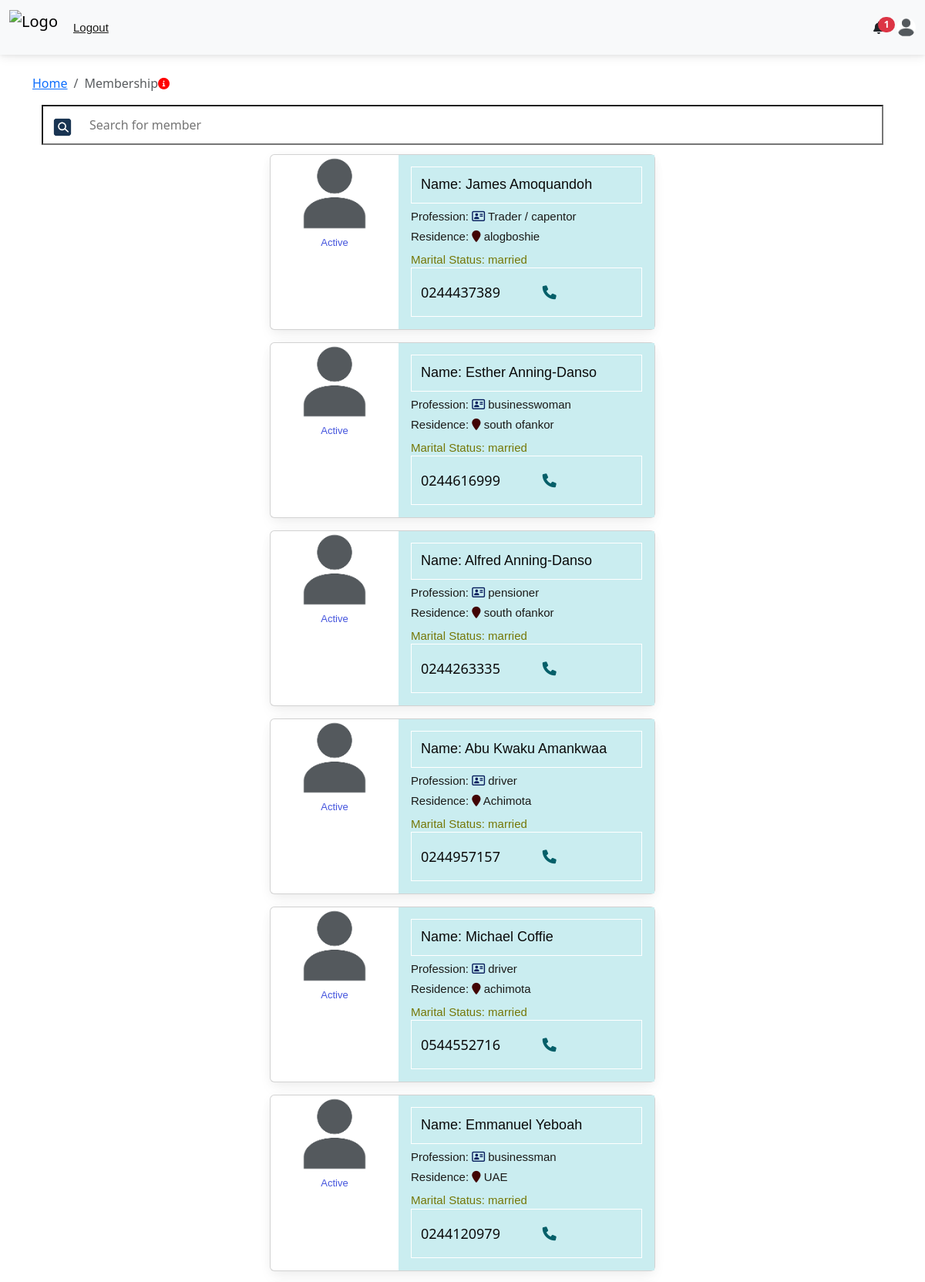
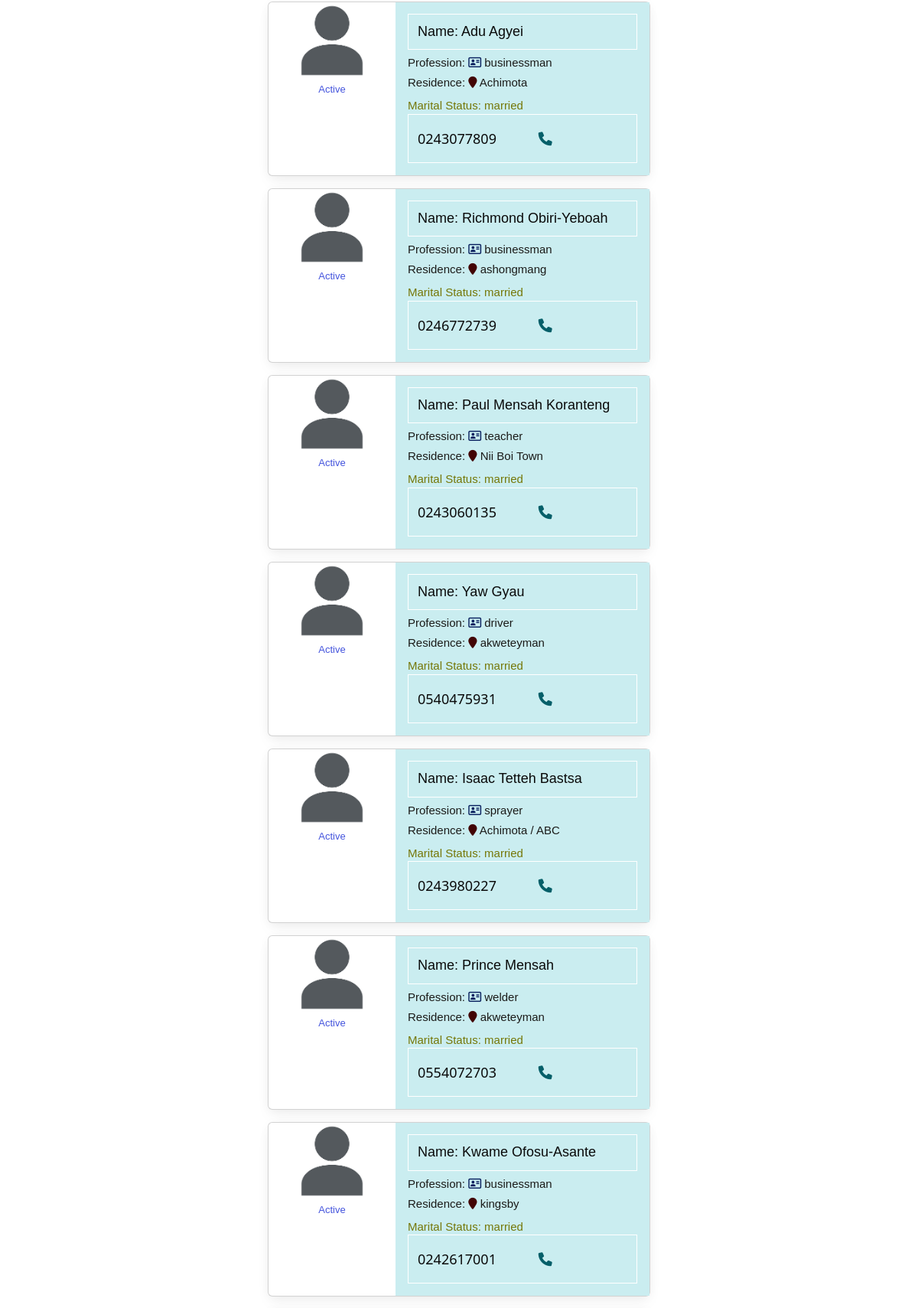
The app's page /membership (upper part) with its own data (2 pictures, top to bottom).
### app/models.py (models this page shows, shortened)
class Member(models.Model):
     name = models.CharField(max_length=250, unique=False)
     contact = models.CharField(max_length=13)
     profession = models.CharField(max_length=250, unique=False)
     residence = models.CharField(max_length=250, unique=False)
     mstatus = models.CharField(choices=mar_status, default='married', max_length=10)
     cstatus = models.CharField(choices=cur_status, default='Active', max_length=10)
     gndr = models.CharField(choices=gender, default='M', max_length=5)
     def get_name(self):
        for k in Member.objects.filter(id=self.id):
            return k.name
     def get_contact(self):
        for k in Member.objects.filter(id=self.id):
            return k.contact
     def get_profession(self):
        for k in Member.objects.filter(id=self.id):
            return k.profession
     def get_residence(self):
        for k in Member.objects.filter(id=self.id):
            return k.residence
     def get_mstatus(self):
        for k in Member.objects.filter(id=self.id):
            return k.mstatus
     def get_cstatus(self):
        for k in Member.objects.filter(id=self.id):
            return k.cstatus

### app/views.py (the view)
# urls.py: path("membership", views.memberpage, name="membership"),
def memberpage(request):
    lst = Member.objects.all()
    T = len(lst)
    A = len([i for i in Member.objects.filter(cstatus="Active")])
    NA = len([i for i in Member.objects.filter(cstatus="NonActive")])
    M = len([i for i in Member.objects.filter(gndr="M")])
    F = len([i for i in Member.objects.filter(gndr="F")])
    Mr = len([i for i in Member.objects.filter(mstatus="married")])
    S = len([i for i in Member.objects.filter(mstatus="single")])
    c  = info()
    context = {'lst':lst, 'T':T, 'A':A, 'NA':NA, 'M':M, 'F':F, 'Mr':Mr, 'S':S}
    context.update(c)
    return render (request, 'memberpage.html', context)

### app/models.py (called while the page is built)
     def __str__(self):
        return self.subject

     def get_subject(self):
        for k in Notice.objects.filter(id=self.id):
            return k.subject

     def get_content(self):
        for k in Notice.objects.filter(id=self.id):
            return k.content

     def get_date(self):
        for k in Notice.objects.filter(id=self.id):
            return k.date

### app/views.py (called while the page is built)
def info():
    info = Notice.objects.all().order_by('-date')[:10]
    context = {'info':info}
    return context

### templates/memberpage.html (shortened to what this page needs)
<!DOCTYPE html>
{% extends 'base.html' %}
{% load static %}
{% load humanize %}
    {% block content %}
    {% include 'navbar.html'%}
    <nav aria-label="breadcrumb">
      <ol class="breadcrumb">
        <li class="breadcrumb-item"><a href="{% url 'homepage' %}">Home</a></li>
        <li class="breadcrumb-item active  data-bs-toggle="modal" data-bs-target="#solutionModal"" aria-current="page">Membership  </li>
        <li class="card-text"  data-bs-toggle="modal" data-bs-target="#solutionModal"><i class='fas fa-info-circle' style='font-size:15px;color:red'></i></li>
      </ol>
    </nav>
    <div class="container-fluid">
        <input type="text" id="srchInput" onkeyup="SRCHfunction()" placeholder="Search for member" title="Type in a name">
    </div>
    <div class="container-fluid">
      <ul id="srchItem">
        {% for i in lst %}
            <li>
            <center>
              <div class="card mb-3" style="max-width: 500px;">
                  <div class="row g-0">
                    <div class="col-md-4">
                      <img src="{% static 'img/icon.png' %}" class="img-fluid rounded-start" alt="..." width="100" height="150">
                      <p class="" style="text-align: center;">
                        <small class="textStatus1">{{i.get_cstatus}}</small>
                     </p>
                    </div>
                    <div class="col-md-8">
                      <div class="card-body"  style="background-color: rgb(202, 237, 240);">
                        <h4 class="textCard" style="text-align: left;"> <a href="">Name: {{i.get_name}}</a></h4>
                        <h6 class="textCard" style="text-align: left;" > Profession:
                          <span class="far fa-address-card" style="font-size:15px;color:rgb(5, 28, 92)" style="font-size:48px;color:red"></span>
                          {{i.get_profession}}</h6>
                        <h6 class="textCard" style="text-align: left;" > Residence:
                          <span class="fa fa-map-marker" style="font-size:15px;color:rgb(66, 4, 4)"></span>
                          {{i.get_residence}}</h6>
                        <p class="card-text" style="text-align: left;">
                           <small class="textCard1">Marital Status: {{i.get_mstatus}}</small>
                           <a href="tel: {{i.contact}}">{{i.get_contact}}  <span class="fa fa-phone"></span></a>
                        </p>
                      </div>
                    </div>
                  </div>
              </div>
          </center>
          </li>
        {% endfor %}
      </ul>
    </div>
    {% include 'footbar.html'%}
    {% endblock %}

### templates/base.html (shortened to what this page needs)
<!DOCTYPE html>
{% load humanize %}
{% load static %}
{% load crispy_forms_tags %}
{% load widget_tweaks %}
<html lang="en">
<head>
    <link rel="stylesheet" href="../static/css/mdb.min.css"/>
    <link rel="stylesheet" href="../static/css/my.css"/>
    <link rel="stylesheet" href="https://cdnjs.cloudflare.com/ajax/libs/font-awesome/6.0.0/css/all.min.css"/>
    <link href="https://cdn.jsdelivr.net/npm/bootstrap@5.3.3/dist/css/bootstrap.min.css" rel="stylesheet">
</head>
<body>
<div >
    <div class="container">
        <br>
        {% block content %}
        {% endblock %}
</body>
</html>

### templates/navbar.html (shortened to what this page needs)
<!DOCTYPE html>
{% load humanize %}
<body>
<nav class="navbar fixed-top navbar-expand-lg navbar-light bg-body-tertiary">
    <div class="container-fluid">
      <div class="collapse navbar-collapse" id="navbarSupportedContent">
        <a class="navbar-brand mt-2 mt-lg-0" href="#">
          <img
            src="../static/img/logo1.png"
            height="45"
            alt="Logo"
            loading="lazy"
          />
        </a>
        <ul class="navbar-nav me-auto mb-2 mb-lg-0">
          <li class="nav-item">
            <a class="textCard" href="{% url 'coverpage' %}">Logout</a>
          </li>
        </ul>
      </div>
      <div class="d-flex align-items-center">
        <h5 class='textCard'> {{usr}} &nbsp &nbsp &nbsp </h5>
        <div class="dropdown">
          <a
            data-mdb-dropdown-init
            class="text-reset me-3 dropdown-toggle hidden-arrow"
            href="#"
            id="navbarDropdownMenuLink"
            role="button"
            aria-expanded="false"
          >
            <span
            class="badge rounded-pill badge-notification bg-danger"
            data-bs-toggle="modal" data-bs-target="#AnnoucementModal"
            >1</span>
          </a>
        </div>
        <div class="dropdown">
          <a
            data-mdb-dropdown-init
            class="dropdown-toggle d-flex align-items-center hidden-arrow"
            href="#"
            id="navbarDropdownMenuAvatar"
            role="button"
            aria-expanded="false"
          >
            <img
              src="../static/img/icon.png"
              class="rounded-circle"
              height="25"
              alt="Black and White Portrait of a Man"
              loading="lazy"
            />
          </a>
        </div>
      </div>
    </div>
  </nav>
</body>
</html>

### templates/footbar.html (shortened to what this page needs)
<!DOCTYPE html>
<body>
</body>
</html>

### static/css/my.css (style rules this page uses)
body { background-position: center center; }
h1,h2,h3,h4,h5,h6 { color:hsl(0, 0%, 30%); }
.fa-phone { padding: 10px 15px 10px 50px; color: #055f69; }
#srchInput { background-image: url('../img/srch.png'); background-position: 10px 12px; background-repeat: no-repeat; background-size: 30px 30px; width: 100%; font-size: 16px; padding: 12px 50px 12px 60px; border: 0px 0px 0px 0px; margin-bottom: 12px; }
#srchItem { list-style-type: none; padding: 0; margin: 0; }
#srchItem li a { border: 1px solid white; margin-top: -1px; background-color:none; padding: 12px; text-decoration: none; font-size: 18px; color: rgb(10, 10, 10); display: block }
.textCard { font-family: 'Trebuchet MS', 'Lucida Sans Unicode', 'Lucida Grande', 'Lucida Sans', Arial, sans-serif; font-size: 15px; color: #1b1b19; }
.textCard1 { font-family: 'Trebuchet MS', 'Lucida Sans Unicode', 'Lucida Grande', 'Lucida Sans', Arial, sans-serif; font-size: 15px; color: #757707; }
.textStatus1 { font-family: 'Trebuchet MS', 'Lucida Sans Unicode', 'Lucida Grande', 'Lucida Sans', Arial, sans-serif; font-size: 13px; color: #4454dd; }

### records on screen
Member: get_cstatus "Active", get_name "James Amoquandoh", get_profession "Trader / capentor", get_residence "alogboshie", get_mstatus "married", get_contact "0244437389"
Member: get_cstatus "Active", get_name "Esther Anning-Danso", get_profession "businesswoman", get_residence "south ofankor", get_mstatus "married", get_contact "0244616999"
Member: get_cstatus "Active", get_name "Alfred Anning-Danso", get_profession "pensioner", get_residence "south ofankor", get_mstatus "married", get_contact "0244263335"
Member: get_cstatus "Active", get_name "Abu Kwaku Amankwaa", get_profession "driver", get_residence "Achimota", get_mstatus "married", get_contact "0244957157"
Member: get_cstatus "Active", get_name "Michael Coffie", get_profession "driver", get_residence "achimota", get_mstatus "married", get_contact "0544552716"
Member: get_cstatus "Active", get_name "Emmanuel Yeboah", get_profession "businessman", get_residence "UAE", get_mstatus "married", get_contact "0244120979"
Member: get_cstatus "Active", get_name "Adu Agyei", get_profession "businessman", get_residence "Achimota", get_mstatus "married", get_contact "0243077809"
Member: get_cstatus "Active", get_name "Richmond Obiri-Yeboah", get_profession "businessman", get_residence "ashongmang", get_mstatus "married", get_contact "0246772739"
Member: get_cstatus "Active", get_name "Paul Mensah Koranteng", get_profession "teacher", get_residence "Nii Boi Town", get_mstatus "married", get_contact "0243060135"
Member: get_cstatus "Active", get_name "Yaw Gyau", get_profession "driver", get_residence "akweteyman", get_mstatus "married", get_contact "0540475931"
Member: get_cstatus "Active", get_name "Isaac Tetteh Bastsa", get_profession "sprayer", get_residence "Achimota / ABC", get_mstatus "married", get_contact "0243980227"
Member: get_cstatus "Active", get_name "Prince Mensah", get_profession "welder", get_residence "akweteyman", get_mstatus "married", get_contact "0554072703"
Member: get_cstatus "Active", get_name "Kwame Ofosu-Asante", get_profession "businessman", get_residence "kingsby", get_mstatus "married", get_contact "0242617001"
